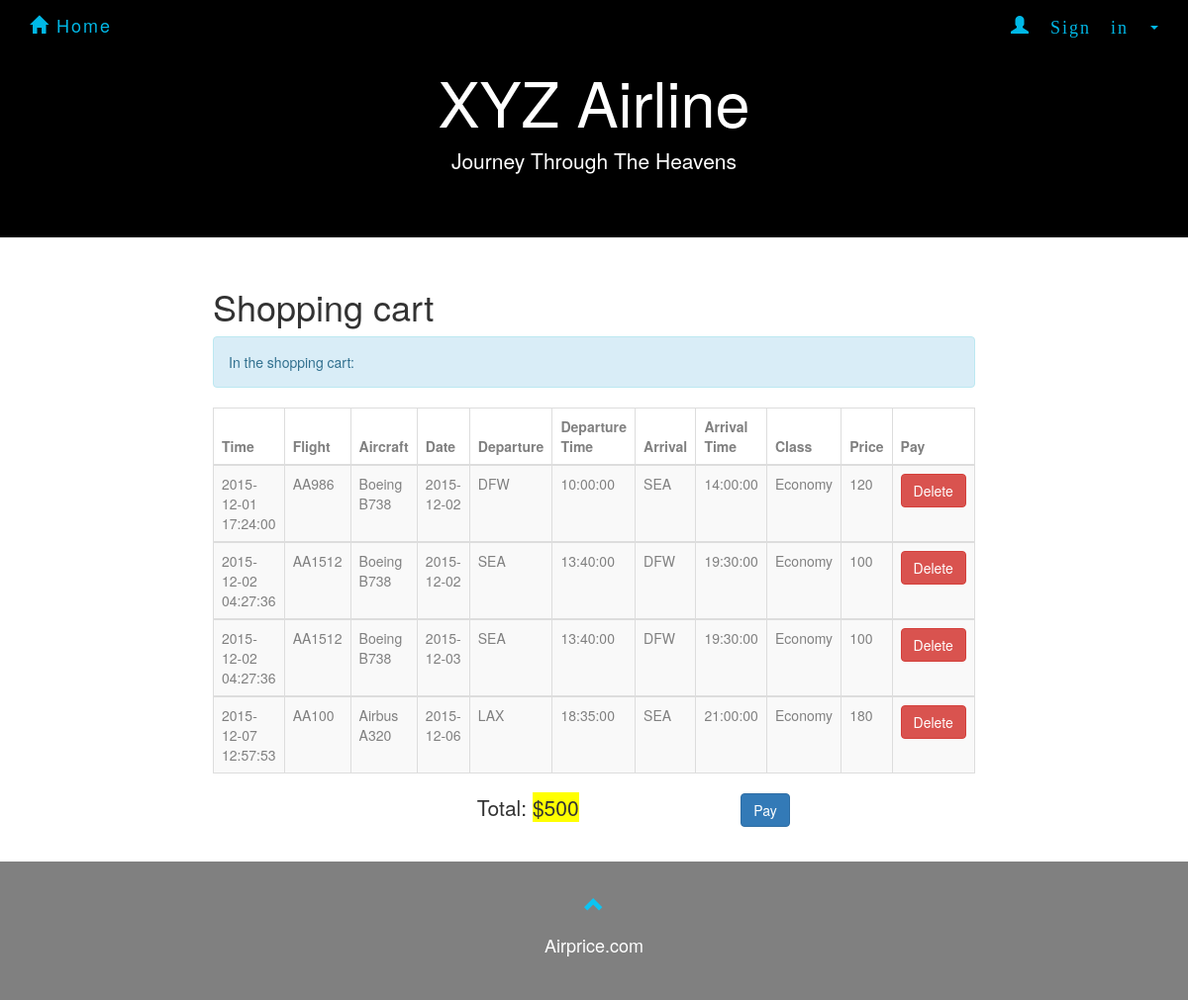
/demo/cartshow.php (signed in), run on the app's committed database.
### tables this page shows
CREATE TABLE `flight` (
  `number` varchar(20) NOT NULL,
  `airplane_id` varchar(10) NOT NULL,
  `departure` varchar(10) NOT NULL,
  `d_time` time NOT NULL,
  `arrival` varchar(10) NOT NULL,
  `a_time` time NOT NULL,
  PRIMARY KEY (`number`),
  KEY `code_idx` (`departure`,`arrival`),
  KEY `airplaneid_idx` (`airplane_id`),
  KEY `arrival_idx` (`arrival`),
  CONSTRAINT `airplaneid` FOREIGN KEY (`airplane_id`) REFERENCES `airplane` (`ID`) ON DELETE CASCADE ON UPDATE CASCADE,
  CONSTRAINT `arrival` FOREIGN KEY (`arrival`) REFERENCES `airport` (`code`) ON DELETE CASCADE ON UPDATE CASCADE,
  CONSTRAINT `departure` FOREIGN KEY (`departure`) REFERENCES `airport` (`code`) ON DELETE CASCADE ON UPDATE CASCADE
);

CREATE TABLE `book` (
  `ID` int(11) NOT NULL AUTO_INCREMENT,
  `Time` datetime NOT NULL,
  `Date` date NOT NULL,
  `Flightno` varchar(10) NOT NULL,
  `Username` varchar(45) NOT NULL,
  `Classtype` varchar(20) NOT NULL,
  `Paid` int(1) DEFAULT '0',
  PRIMARY KEY (`ID`,`Flightno`),
  KEY `username_idx` (`Username`),
  KEY `classname_idx` (`Classtype`),
  KEY `flightno_idx` (`Flightno`,`Classtype`),
  CONSTRAINT `Flightno` FOREIGN KEY (`Flightno`, `Classtype`) REFERENCES `Class` (`Number`, `Name`) ON DELETE CASCADE ON UPDATE CASCADE,
  CONSTRAINT `Username` FOREIGN KEY (`Username`) REFERENCES `Passanger` (`Username`) ON DELETE NO ACTION ON UPDATE NO ACTION
);

CREATE TABLE `airplane` (
  `ID` varchar(10) NOT NULL,
  `Type` varchar(10) NOT NULL,
  `Company` varchar(20) NOT NULL,
  `Classes` varchar(20)NOT NULL,
  PRIMARY KEY (`ID`)
);

CREATE TABLE `class` (
  `Number` varchar(10) NOT NULL,
  `Name` varchar(20) NOT NULL,
  `Capacity` int(11) NOT NULL,
  `Price` float NOT NULL,
  PRIMARY KEY (`Number`,`Name`),
  KEY `number_idx` (`Number`),
  CONSTRAINT `Number` FOREIGN KEY (`Number`) REFERENCES `Flight` (`Number`) ON DELETE CASCADE ON UPDATE CASCADE
);

### demo/cartshow.php (the view, shortened to what this page needs)
<!DOCTYPE html>
<html>
<html lang="en">
<head>
    <link rel="stylesheet" href="http://maxcdn.bootstrapcdn.com/bootstrap/3.3.5/css/bootstrap.min.css">
    <link rel="stylesheet" href="forcompany.css">
    <link rel="stylesheet" href="homepage.css">
    <link rel="stylesheet" href="AdminSignin.css">
</head>
<body>
    <nav class="navbar navbar-default navbar-fixed-top">
        <div class="container">
            <div class="navbar-header">
                <a class="navbar-brand" href="homepage.html"><span class="glyphicon glyphicon-home"></span> Home</a>
            </div>
            <div class="collapse navbar-collapse" id="myNavbar">
                <ul class="nav navbar-nav navbar-right">
                    <li class="dropdown" id = "new">
                        <a class="dropdown-toggle" data-toggle="dropdown" href="#"><span class="glyphicon glyphicon-user"> Sign in&nbsp;</span><span class="caret"></span>
                        </a>
                          </li>
                        </ul>
            </div>
        </div>
    </nav>
<div class="jumbotron text-center">
        <h1>XYZ Airline</h1>
        <p>Journey Through The Heavens</p>
</div>
<div class="container-fluid text-center">
  <div class="row content">
    <div class="col-sm-2 sidenav">
    </div>
    <div class="col-sm-8 text-left">
      <h1>Shopping cart</h1>
<?php
include_once 'dbconnect2.php';
if(!isset($_SESSION['user'])){
    header("Location: customersignin.html");
}else{
    $user = $_SESSION['user'];
$sql = "SELECT FL.number AS FLnumber, company, type, B.ID AS bookid, time, B.date,  departure, d_time, arrival, a_time, C.name AS classname, capacity, price
            FROM flight FL,  class C, airplane AP , book B
            WHERE (FL.number = C.number) AND (B.flightno = c.number) AND (classtype = C.name) AND (FL.airplane_id = AP.ID)
            AND  B.username = '$user' AND paid = '0'
            ORDER BY time";
$result = mysqli_query($con,$sql);
$rowcount = mysqli_num_rows($result);
    if($rowcount == 0){
        echo "<div class='alert alert-info'><strong>Nothing in the shopping cart.</strong></div>";
    }
    else{
    echo "<div class='alert alert-info'>In the shopping cart:</div>";
    echo "<table class='table table-bordered table-striped table-hover'>
          <thead>
          <tr>
            <th>Time</th>
            <th>Flight</th>
            <th>Aircraft</th>
            <th>Date</th>
            <th>Departure</th>
            <th>Departure Time</th>
            <th>Arrival</th>
            <th>Arrival Time</th>
            <th>Class</th>
            <th>Price</th>
            <th>Pay</th>
          </tr>
          </thead>";
    while($row = mysqli_fetch_array($result)) {
        echo "<tbody><tr>";
        echo "<td>" . $row['time'] . "</td>";
        echo "<td>" . $row['FLnumber'] . "</td>";
        echo "<td>" . $row['company']." ".$row['type']. "</td>";
        echo "<td>" . $row['date'] . "</td>";
        echo "<td>" . $row['departure'] . "</td>";
        echo "<td>" . $row['d_time'] . "</td>";
        echo "<td>" . $row['arrival'] . "</td>";
        echo "<td>" . $row['a_time'] . "</td>";
        echo "<td>" . $row['classname'] . "</td>";
        echo "<td>" . $row['price'] . "</td>";
            $seatreserved = "SELECT flightno, classtype, COUNT(*)
                        FROM book B
                        WHERE B.date = '".$row['date']."' AND B.flightno = '".$row['FLnumber']."'AND B.classtype ='".$row['classname']."' AND paid=1
                        GROUP BY flightno, classtype";
            $reserved = mysqli_query($con, $seatreserved);
            $reservedNumber = mysqli_fetch_array($reserved);
            $capacity = mysqli_query($con, "SELECT capacity FROM class C WHERE C.number='".$row['FLnumber']."' AND C.name= '".$row['classname']."'");
            $capacityNumber = mysqli_fetch_array($capacity);
            if(mysqli_num_rows($reserved)>0){
                $availableNumber = $capacityNumber['capacity'] - $reservedNumber['COUNT(*)'];
            }else{
                $availableNumber = $capacityNumber['capacity'];
            }
        if($availableNumber>0){
        echo '<td>
            <form action="cartdelete.php" method="post">
            <input type="hidden" name="bookid" value="'.$row['bookid'].'" >
            <button type="submit" class="btn btn-danger">Delete</button></div>
            </form>
            </td>';
        }else{
            echo "<td><button type='button' class='btn btn-warning' onclick='myFunction()'>No seat Available now</button></td>";
        }
		$sum = mysqli_query($con,"SELECT SUM(price)
							            FROM book B, class C
							            WHERE B.username = '$user' AND paid = '0'
							            AND classtype=C.name AND flightno = C.number");
		$t = mysqli_fetch_array($sum);
		$total = $t['SUM(price)'];
        echo "</tr>";
    }
    echo " </tbody></table>";
    echo " <form action='pay.php' method='post'>";
    echo "<div class='row'>
			  <div class='col-sm-4'></div>
			  <div class='col-sm-4'><p class='lead'>Total: <span id='total'>$".$total."</span></p></div>
			  <div class='col-sm-4'><button type='submit' class='btn btn-primary'>Pay</button></div>
			</div>";
    echo "</form>";
    echo "<br>";
    }
}
?>
<footer class="container-fluid text-center">
        <a href="#signUpPage" title="To Top">
            <span class="glyphicon glyphicon-chevron-up"></span>
        </a>
        <p>Airprice.com</p>
</footer>
</body>
</html>

### demo/forcompany.css (style rules this page uses)
.jumbotron { background-color: black; color: #ffffff; }
.navbar { margin-bottom: 0; background-color: black; border: 0; font-size: 18px !important; letter-spacing: 2px; opacity: 0.9; }
.navbar li a, .navbar .navbar-brand { color: #00ccff !important; }
footer { background-color: gray; color: #fff; padding: 32px; font-size: 18px; }
footer .glyphicon { font-size: 20px; margin-bottom: 20px; color: #00ccff; opacity: 0.9; }
#total { background-color: yellow; }

### demo/AdminSignin.css (style rules this page uses)
th { width: 50px; height: 10px; color: gray; }
td { color: gray; }

### data on the page
flight: book.Time "2015-12-01 17:24:00", number "AA986", airplane.Company "Boeing", airplane.Type "B738", book.Date "2015-12-02", departure "DFW", d_time "10:00:00", arrival "SEA", a_time "14:00:00", class.Name "Economy", class.Price "120"
flight: book.Time "2015-12-02 04:27:36", number "AA1512", airplane.Company "Boeing", airplane.Type "B738", book.Date "2015-12-02", departure "SEA", d_time "13:40:00", arrival "DFW", a_time "19:30:00", class.Name "Economy", class.Price "100", book.Date "2015-12-03"
flight: book.Time "2015-12-07 12:57:53", number "AA100", airplane.Company "Airbus", airplane.Type "A320", book.Date "2015-12-06", departure "LAX", d_time "18:35:00", arrival "SEA", a_time "21:00:00", class.Name "Economy", class.Price "180"

### other printed values
$total "500"
